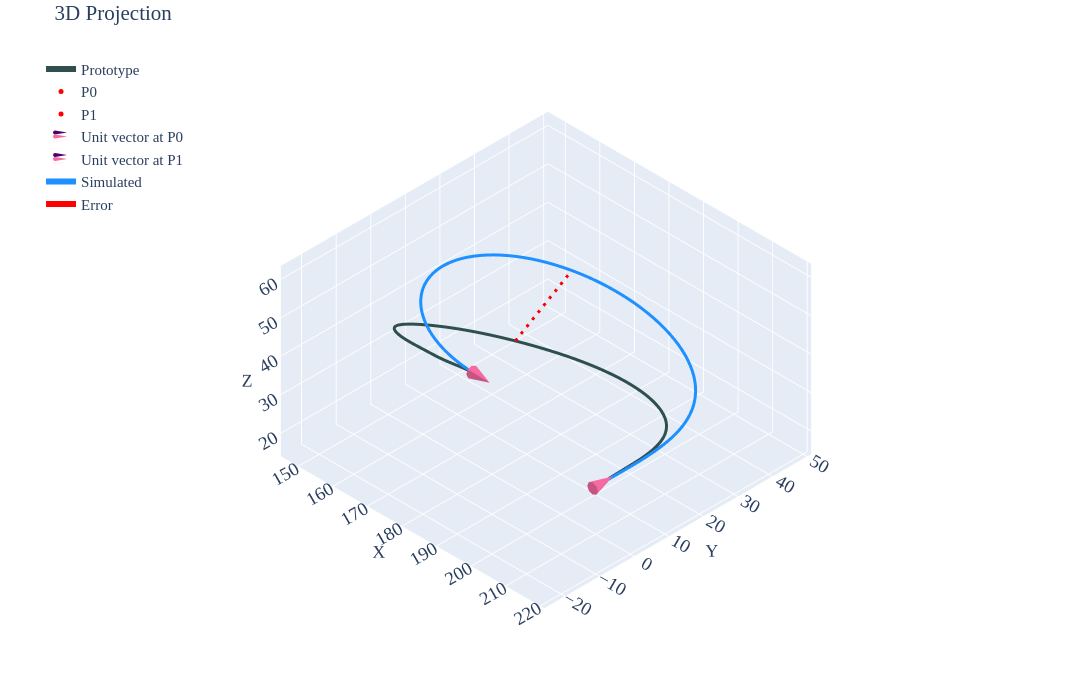

Notebook code for this chart:
### Code cell
#| label: p3c2

gravity_looper(psit=3,case=2,youngs_modulus=0.0032445,pfix='youngs-sens\\youngs-90-3244\\')
